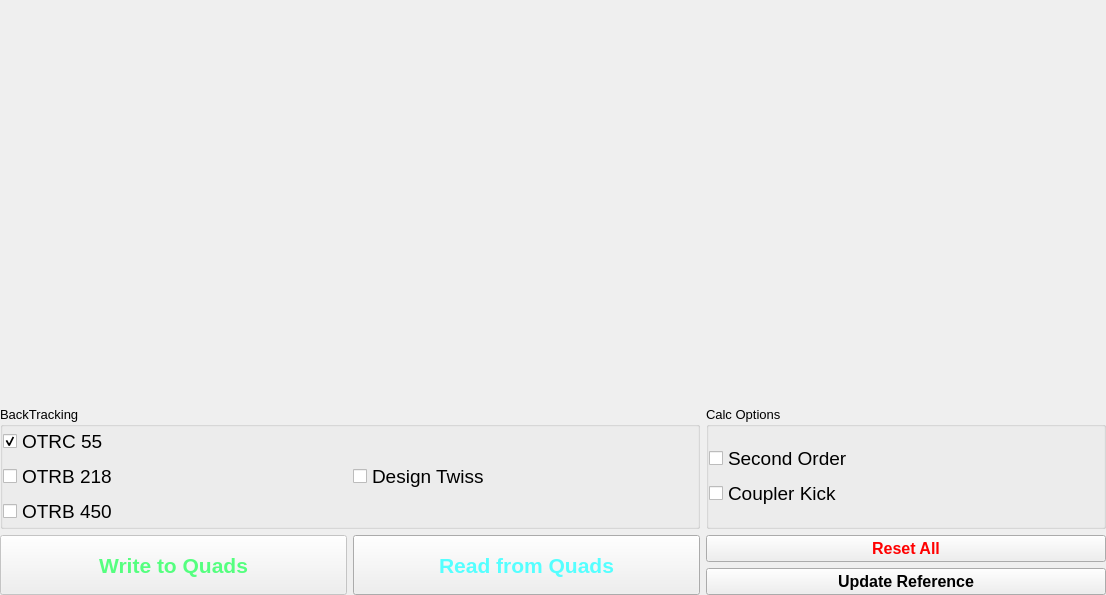
      <widget class="QWidget" name="tab_4">
       <attribute name="title">
        <string>Twiss Monitor</string>
       </attribute>
       <layout class="QGridLayout" name="gridLayout_6">
        <property name="leftMargin">
         <number>0</number>
        </property>
        <property name="topMargin">
         <number>0</number>
        </property>
        <property name="rightMargin">
         <number>0</number>
        </property>
        <property name="bottomMargin">
         <number>0</number>
        </property>
        <item row="0" column="0" colspan="2">
         <widget class="QWidget" name="widget_2" native="true">
          <property name="sizePolicy">
           <sizepolicy hsizetype="Expanding" vsizetype="Expanding">
            <horstretch>1</horstretch>
            <verstretch>0</verstretch>
           </sizepolicy>
          </property>
          <property name="minimumSize">
           <size>
            <width>700</width>
            <height>400</height>
           </size>
          </property>
         </widget>
        </item>
        <item row="0" column="2" colspan="2">
         <widget class="QWidget" name="widget" native="true">
          <property name="enabled">
           <bool>true</bool>
          </property>
          <property name="sizePolicy">
           <sizepolicy hsizetype="Expanding" vsizetype="Expanding">
            <horstretch>0</horstretch>
            <verstretch>0</verstretch>
           </sizepolicy>
          </property>
          <property name="minimumSize">
           <size>
            <width>400</width>
            <height>200</height>
           </size>
          </property>
          <property name="maximumSize">
           <size>
            <width>400</width>
            <height>16777215</height>
           </size>
          </property>
         </widget>
        </item>
        <item row="3" column="2" colspan="2">
         <widget class="QPushButton" name="pb_update">
          <property name="minimumSize">
           <size>
            <width>0</width>
            <height>20</height>
           </size>
          </property>
          <property name="font">
           <font>
            <pointsize>12</pointsize>
            <weight>75</weight>
            <bold>true</bold>
           </font>
          </property>
          <property name="text">
           <string>Update Reference</string>
          </property>
         </widget>
        </item>
        <item row="2" column="2" colspan="2">
         <widget class="QPushButton" name="pb_reset">
          <property name="enabled">
           <bool>true</bool>
          </property>
          <property name="minimumSize">
           <size>
            <width>0</width>
            <height>20</height>
           </size>
          </property>
          <property name="sizeIncrement">
           <size>
            <width>0</width>
            <height>0</height>
           </size>
          </property>
          <property name="font">
           <font>
            <pointsize>12</pointsize>
            <weight>75</weight>
            <bold>true</bold>
           </font>
          </property>
          <property name="styleSheet">
           <string notr="true">color: rgb(255, 0, 0);</string>
          </property>
          <property name="text">
           <string>Reset All</string>
          </property>
         </widget>
        </item>
        <item row="2" column="1" rowspan="2">
         <widget class="QPushButton" name="pb_read">
          <property name="minimumSize">
           <size>
            <width>0</width>
            <height>60</height>
           </size>
          </property>
          <property name="font">
           <font>
            <pointsize>16</pointsize>
            <weight>75</weight>
            <bold>true</bold>
           </font>
          </property>
          <property name="styleSheet">
           <string notr="true">color: rgb(85, 255, 255);</string>
          </property>
          <property name="text">
           <string>Read from Quads</string>
          </property>
         </widget>
        </item>
        <item row="2" column="0" rowspan="2">
         <widget class="QPushButton" name="pb_write">
          <property name="enabled">
           <bool>false</bool>
          </property>
          <property name="minimumSize">
           <size>
            <width>150</width>
            <height>60</height>
           </size>
          </property>
          <property name="font">
           <font>
            <pointsize>16</pointsize>
            <weight>75</weight>
            <bold>true</bold>
           </font>
          </property>
          <property name="styleSheet">
           <string notr="true">color: rgb(85, 255, 127);</string>
          </property>
          <property name="text">
           <string>Write to Quads</string>
          </property>
         </widget>
        </item>
        <item row="1" column="0" colspan="2">
         <widget class="QGroupBox" name="groupBox_10">
          <property name="maximumSize">
           <size>
            <width>16777215</width>
            <height>140</height>
           </size>
          </property>
          <property name="font">
           <font>
            <pointsize>10</pointsize>
           </font>
          </property>
          <property name="title">
           <string>BackTracking</string>
          </property>
          <layout class="QHBoxLayout" name="horizontalLayout_14">
           <property name="leftMargin">
            <number>0</number>
           </property>
           <property name="topMargin">
            <number>0</number>
           </property>
           <property name="rightMargin">
            <number>0</number>
           </property>
           <property name="bottomMargin">
            <number>0</number>
           </property>
           <item>
            <layout class="QHBoxLayout" name="horizontalLayout_13">
             <item>
              <layout class="QVBoxLayout" name="verticalLayout">
               <item>
                <widget class="QCheckBox" name="cb_otr55">
                 <property name="font">
                  <font>
                   <pointsize>14</pointsize>
                  </font>
                 </property>
                 <property name="text">
                  <string>OTRC 55</string>
                 </property>
                 <property name="checked">
                  <bool>true</bool>
                 </property>
                </widget>
               </item>
               <item>
                <widget class="QCheckBox" name="cb_otr218">
                 <property name="font">
                  <font>
                   <pointsize>14</pointsize>
                  </font>
                 </property>
                 <property name="text">
                  <string>OTRB 218</string>
                 </property>
                </widget>
               </item>
               <item>
                <widget class="QCheckBox" name="cb_otr450">
                 <property name="font">
                  <font>
                   <pointsize>14</pointsize>
                  </font>
                 </property>
                 <property name="text">
                  <string>OTRB 450</string>
                 </property>
                </widget>
               </item>
              </layout>
             </item>
             <item>
              <layout class="QVBoxLayout" name="verticalLayout_10">
               <item>
                <widget class="QCheckBox" name="cb_design_tws">
                 <property name="font">
                  <font>
                   <pointsize>14</pointsize>
                  </font>
                 </property>
                 <property name="text">
                  <string>Design Twiss</string>
                 </property>
                </widget>
               </item>
              </layout>
             </item>
            </layout>
           </item>
          </layout>
         </widget>
        </item>
        <item row="1" column="2" colspan="2">
         <widget class="QGroupBox" name="groupBox_9">
          <property name="minimumSize">
           <size>
            <width>0</width>
            <height>50</height>
           </size>
          </property>
          <property name="font">
           <font>
            <pointsize>10</pointsize>
           </font>
          </property>
          <property name="title">
           <string>Calc Options</string>
          </property>
          <layout class="QGridLayout" name="gridLayout_15">
           <property name="leftMargin">
            <number>0</number>
           </property>
           <property name="topMargin">
            <number>0</number>
           </property>
           <property name="rightMargin">
            <number>0</number>
           </property>
           <property name="bottomMargin">
            <number>0</number>
           </property>
           <item row="0" column="0">
            <layout class="QGridLayout" name="gridLayout_14">
             <item row="0" column="0">
              <widget class="QCheckBox" name="cb_sec_order">
               <property name="font">
                <font>
                 <pointsize>14</pointsize>
                </font>
               </property>
               <property name="text">
                <string>Second Order</string>
               </property>
              </widget>
             </item>
             <item row="1" column="0">
              <widget class="QCheckBox" name="cb_coupler_kick">
               <property name="font">
                <font>
                 <pointsize>14</pointsize>
                </font>
               </property>
               <property name="text">
                <string>Coupler Kick</string>
               </property>
              </widget>
             </item>
            </layout>
           </item>
          </layout>
         </widget>
        </item>
       </layout>
      </widget>
